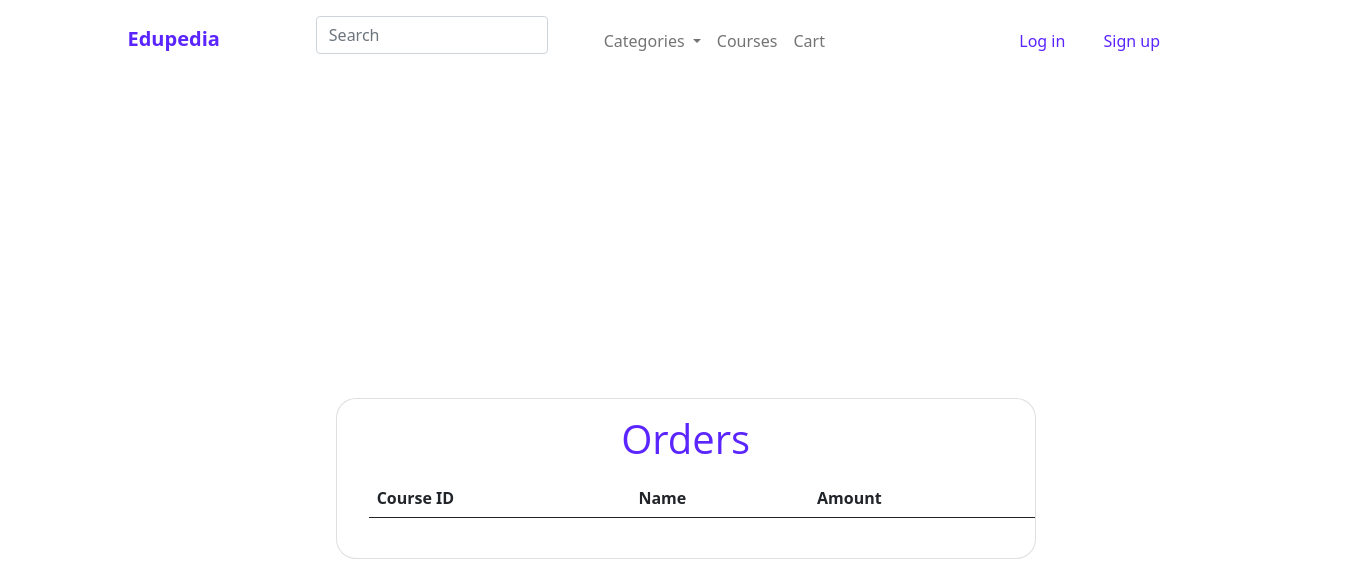
The app's page /server/orders.php?id=7, older data.
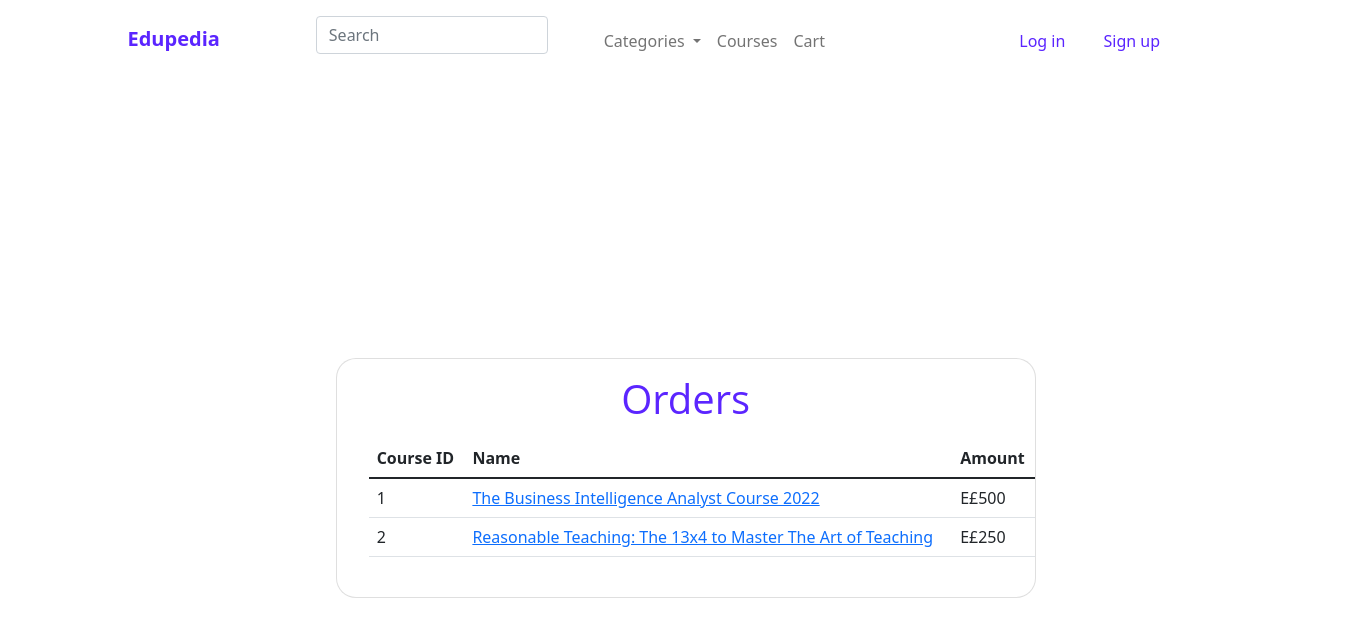
The same page, newer data.
### tables this page shows
CREATE TABLE `purchaseItem` (
  `id` int(11) NOT NULL,
  `purchase_id` int(11) NOT NULL,
  `course_id` int(11) NOT NULL
);

CREATE TABLE `course` (
  `id` int(11) NOT NULL,
  `name` varchar(255) NOT NULL,
  `image` varchar(255) NOT NULL,
  `content` varchar(255) NOT NULL,
  `description` varchar(255) NOT NULL,
  `level` varchar(255) NOT NULL,
  `price` int(11) NOT NULL,
  `rating` int(11) NOT NULL,
  `status` int(11) NOT NULL,
  `category` int(11) NOT NULL,
  `tutor_id` int(11) NOT NULL,
  `admin_id` int(11) DEFAULT NULL
);

### server/functions.php (called while the page is built, shortened)
<?php
function select($sql)
{
    include 'database.php';
    $result = $conn->query($sql);
    return $result->fetch_assoc();
}
?>

### server/orders.php (the view, shortened to what this page needs)
<html>
<head>
  <link rel="stylesheet" type="text/css" href="styles/styles.css">
  <link href="https://cdn.jsdelivr.net/npm/bootstrap@5.1.3/dist/css/bootstrap.min.css" rel="stylesheet">
  <link href='https://stackpath.bootstrapcdn.com/bootstrap/5.0.0-alpha1/css/bootstrap.min.css' rel='stylesheet'>
  <link href='https://cdnjs.cloudflare.com/ajax/libs/font-awesome/4.0.3/css/font-awesome.css' rel='stylesheet'>
  <link rel="stylesheet" href="https://cdn.jsdelivr.net/npm/bootstrap-icons@1.5.0/font/bootstrap-icons.css">
</head>
<body id="Orderbody">
  <?php
  include 'database.php';
  include 'nav.php';
  include 'functions.php';
  $sql = "SELECT * FROM purchaseItem WHERE purchase_id='" . $_GET['id'] . "'";
  $result = $conn->query($sql);
  ?>
  <section class="vh-100 d-flex justify-content-center" id="backg">
    <div class="container py-5 h-100">
      <div class="row d-flex justify-content-center align-items-center h-100">
        <div class="col-md-12 col-xl-4">
          <div class="card" style="border-radius: 20px;" id="OrderView">
            <div class="card-body text-center">
              <h1 id="orderT">Orders</h1>
              <div class="mt-3 mb-4">
                <table class="table caption-top mx-3 table-hover">
                  <thead>
                    <tr>
                      <th scope="col">Course ID</th>
                      <th scope="col">Name</th>
                      <th scope="col">Amount</th>
                    </tr>
                  </thead>
                  <tbody>
                    <?php
                    while ($row = $result->fetch_assoc()) {
                      $course = select("SELECT * FROM course WHERE id='" . $row['course_id'] . "'");
                    ?>
                      <tr>
                        <td><?php echo $row['id'] ?></td>
                        <td><a href="courses.php?id=<?php echo $row['id'] ?>"><?php echo $course['name']; ?></a></td>
                        <td><?php echo "E£" . $course['price'] ?></td>
                      </tr>
                    <?php
                    }
                    ?>
                </table>
              </div>
            </div>
          </div>
        </div>
      </div>
    </div>
  </section>
</html>

Row changes from the older to the newer data that the page shows:
added purchaseitem: id "1", course.name "The Business Intelligence Analyst Course 2022", course.price "500"
added purchaseitem: id "2", course.name "Reasonable Teaching: The 13x4 to Master The Art of Teaching", course.price "250"
